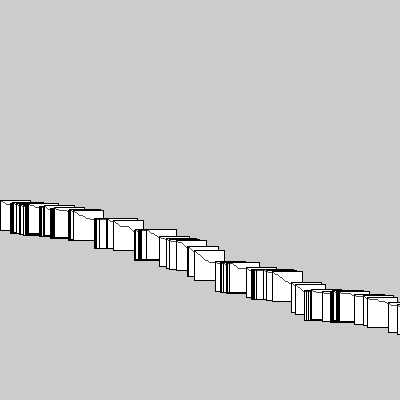
Frame 1 (no input)
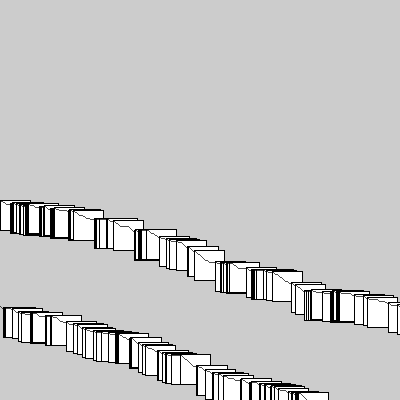
Frame 60 (the mouse pressed at the canvas centre just before this capture)
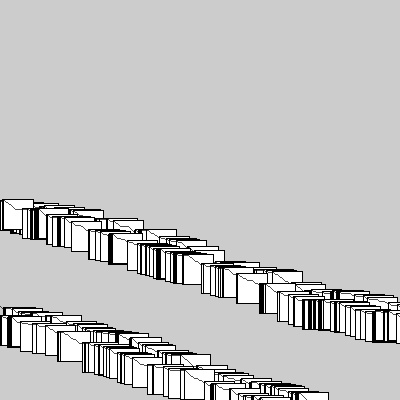
Frame 120 (the mouse held since frame 60 and released just before this capture)

The Processing sketch that drew these frames (run headless with seeded random() and noise(); from frame 60 on, the mouse is pressed at the canvas centre):

// Processing sketch: notes
// ── notes.pde
int state =0;
int y =10;
float rand = 0;
int DownToDown = 10;
int DownToUp = 60;
int NToDown = 20;
int NToUp = 20;
int UpToDown = 10;
int UpToUp = 70;

/* state 0 mean: down
   state 1 mean: neutral
   state 2 mean: up
   */

void setup(){
size (400,400);
y= height/2;
}

void draw(){

  for (int i =0; i < width; i++){
  if (state == 0){
  rect(i,y,30,30);
  rand = random(100);
  if(rand < DownToDown){state = 0; y--;}  
  if (rand > 100- DownToUp){state = 2;y++;}
  if (rand > DownToUp && rand < DownToUp){state = 1;}
  
  } else if (state == 1){
      point(i,y);
      rand = random(100);
      if(rand < NToDown){state = 0;y--;}  
      if (rand > 100- NToUp){state = 2;y++;}
      if (rand > NToDown && rand < NToUp){state = 1;}
  } else {
      point(i,y);
      rand = random(100);
      if(rand < UpToDown){state = 0;y--;}  
      if (rand > 100- UpToUp){state = 2;y++;}
      if (rand > UpToDown && rand < UpToUp){state = 1;}
    }

  }
}

void mousePressed(){
  y = height/2;
  
}
